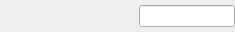
<?xml version="1.0" encoding="UTF-8"?>
<ui version="4.0">
 <class>CurrentColor</class>
 <widget class="QWidget" name="CurrentColor">
  <property name="geometry">
   <rect>
    <x>0</x>
    <y>0</y>
    <width>235</width>
    <height>32</height>
   </rect>
  </property>
  <property name="sizePolicy">
   <sizepolicy hsizetype="Expanding" vsizetype="Fixed">
    <horstretch>0</horstretch>
    <verstretch>0</verstretch>
   </sizepolicy>
  </property>
  <layout class="QHBoxLayout" name="horizontalLayout">
   <property name="leftMargin">
    <number>0</number>
   </property>
   <property name="topMargin">
    <number>0</number>
   </property>
   <property name="rightMargin">
    <number>0</number>
   </property>
   <property name="bottomMargin">
    <number>0</number>
   </property>
   <item>
    <widget class="color_widgets::ColorSelector" name="color">
     <property name="sizePolicy">
      <sizepolicy hsizetype="Expanding" vsizetype="Fixed">
       <horstretch>0</horstretch>
       <verstretch>0</verstretch>
      </sizepolicy>
     </property>
     <property name="minimumSize">
      <size>
       <width>64</width>
       <height>32</height>
      </size>
     </property>
     <property name="display_mode" stdset="0">
      <enum>color_widgets::ColorPreview::SplitAlpha</enum>
     </property>
    </widget>
   </item>
   <item>
    <widget class="color_widgets::ColorLineEdit" name="color_line_edit">
     <property name="sizePolicy">
      <sizepolicy hsizetype="Preferred" vsizetype="Fixed">
       <horstretch>0</horstretch>
       <verstretch>0</verstretch>
      </sizepolicy>
     </property>
     <property name="maximumSize">
      <size>
       <width>96</width>
       <height>16777215</height>
      </size>
     </property>
     <property name="font">
      <font>
       <family>Monospace</family>
      </font>
     </property>
     <property name="showAlpha">
      <bool>true</bool>
     </property>
    </widget>
   </item>
  </layout>
 </widget>
 <customwidgets>
  <customwidget>
   <class>color_widgets::ColorPreview</class>
   <extends>QWidget</extends>
   <header>color_preview.hpp</header>
  </customwidget>
  <customwidget>
   <class>color_widgets::ColorSelector</class>
   <extends>color_widgets::ColorPreview</extends>
   <header>color_selector.hpp</header>
  </customwidget>
  <customwidget>
   <class>color_widgets::ColorLineEdit</class>
   <extends>QLineEdit</extends>
   <header>color_line_edit.hpp</header>
  </customwidget>
 </customwidgets>
 <resources/>
 <connections>
  <connection>
   <sender>color</sender>
   <signal>colorChanged(QColor)</signal>
   <receiver>color_line_edit</receiver>
   <slot>setColor(QColor)</slot>
   <hints>
    <hint type="sourcelabel">
     <x>113</x>
     <y>9</y>
    </hint>
    <hint type="destinationlabel">
     <x>177</x>
     <y>18</y>
    </hint>
   </hints>
  </connection>
  <connection>
   <sender>color_line_edit</sender>
   <signal>colorChanged(QColor)</signal>
   <receiver>color</receiver>
   <slot>setColor(QColor)</slot>
   <hints>
    <hint type="sourcelabel">
     <x>150</x>
     <y>9</y>
    </hint>
    <hint type="destinationlabel">
     <x>98</x>
     <y>7</y>
    </hint>
   </hints>
  </connection>
 </connections>
</ui>
